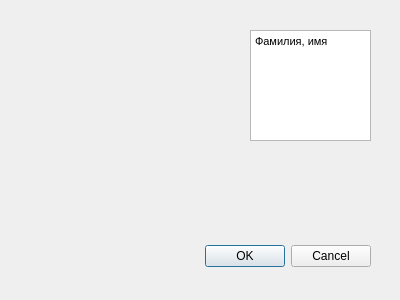
<?xml version="1.0" encoding="UTF-8"?>
<ui version="4.0">
 <class>auth</class>
 <widget class="QDialog" name="auth">
  <property name="geometry">
   <rect>
    <x>0</x>
    <y>0</y>
    <width>400</width>
    <height>300</height>
   </rect>
  </property>
  <property name="windowTitle">
   <string>Информация об авторах</string>
  </property>
  <widget class="QDialogButtonBox" name="buttonBox">
   <property name="geometry">
    <rect>
     <x>30</x>
     <y>240</y>
     <width>341</width>
     <height>32</height>
    </rect>
   </property>
   <property name="orientation">
    <enum>Qt::Horizontal</enum>
   </property>
   <property name="standardButtons">
    <set>QDialogButtonBox::Cancel|QDialogButtonBox::Ok</set>
   </property>
  </widget>
  <widget class="QTextEdit" name="textEdit">
   <property name="geometry">
    <rect>
     <x>250</x>
     <y>30</y>
     <width>121</width>
     <height>111</height>
    </rect>
   </property>
   <property name="html">
    <string>&lt;!DOCTYPE HTML PUBLIC &quot;-//W3C//DTD HTML 4.0//EN&quot; &quot;http://www.w3.org/TR/REC-html40/strict.dtd&quot;&gt;
&lt;html&gt;&lt;head&gt;&lt;meta name=&quot;qrichtext&quot; content=&quot;1&quot; /&gt;&lt;style type=&quot;text/css&quot;&gt;
p, li { white-space: pre-wrap; }
&lt;/style&gt;&lt;/head&gt;&lt;body style=&quot; font-family:'MS Shell Dlg 2'; font-size:8.25pt; font-weight:400; font-style:normal;&quot;&gt;
&lt;p style=&quot; margin-top:0px; margin-bottom:0px; margin-left:0px; margin-right:0px; -qt-block-indent:0; text-indent:0px;&quot;&gt;&lt;span style=&quot; font-family:'MS Shell Dlg 2';&quot;&gt;Фамилия, имя&lt;/span&gt;&lt;/p&gt;&lt;/body&gt;&lt;/html&gt;</string>
   </property>
  </widget>
  <widget class="QLabel" name="label_pic">
   <property name="geometry">
    <rect>
     <x>50</x>
     <y>40</y>
     <width>161</width>
     <height>151</height>
    </rect>
   </property>
   <property name="text">
    <string/>
   </property>
  </widget>
 </widget>
 <resources/>
 <connections>
  <connection>
   <sender>buttonBox</sender>
   <signal>accepted()</signal>
   <receiver>auth</receiver>
   <slot>accept()</slot>
   <hints>
    <hint type="sourcelabel">
     <x>248</x>
     <y>254</y>
    </hint>
    <hint type="destinationlabel">
     <x>157</x>
     <y>274</y>
    </hint>
   </hints>
  </connection>
  <connection>
   <sender>buttonBox</sender>
   <signal>rejected()</signal>
   <receiver>auth</receiver>
   <slot>reject()</slot>
   <hints>
    <hint type="sourcelabel">
     <x>316</x>
     <y>260</y>
    </hint>
    <hint type="destinationlabel">
     <x>286</x>
     <y>274</y>
    </hint>
   </hints>
  </connection>
 </connections>
</ui>
